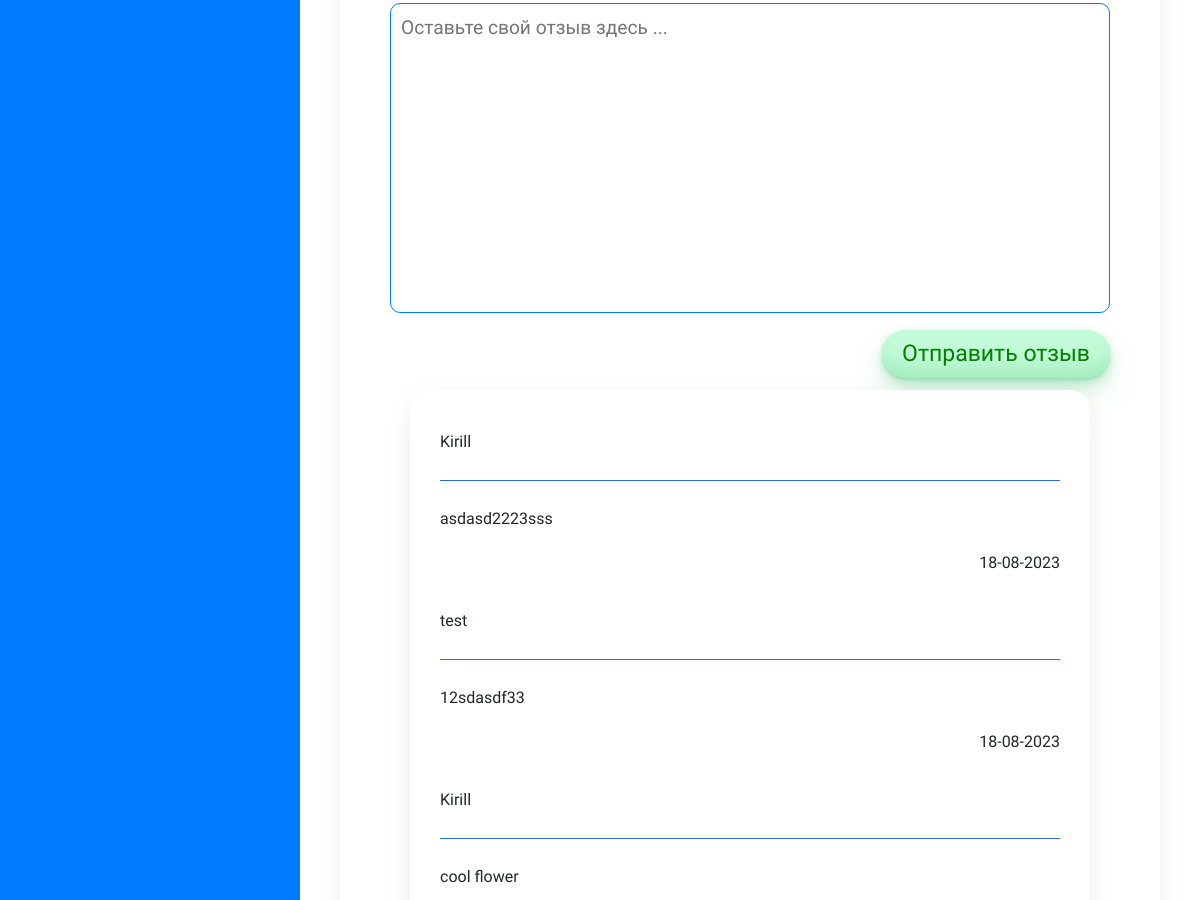
/category/details/143/16/ (signed in, middle part), run on an earlier commit of the app's database.
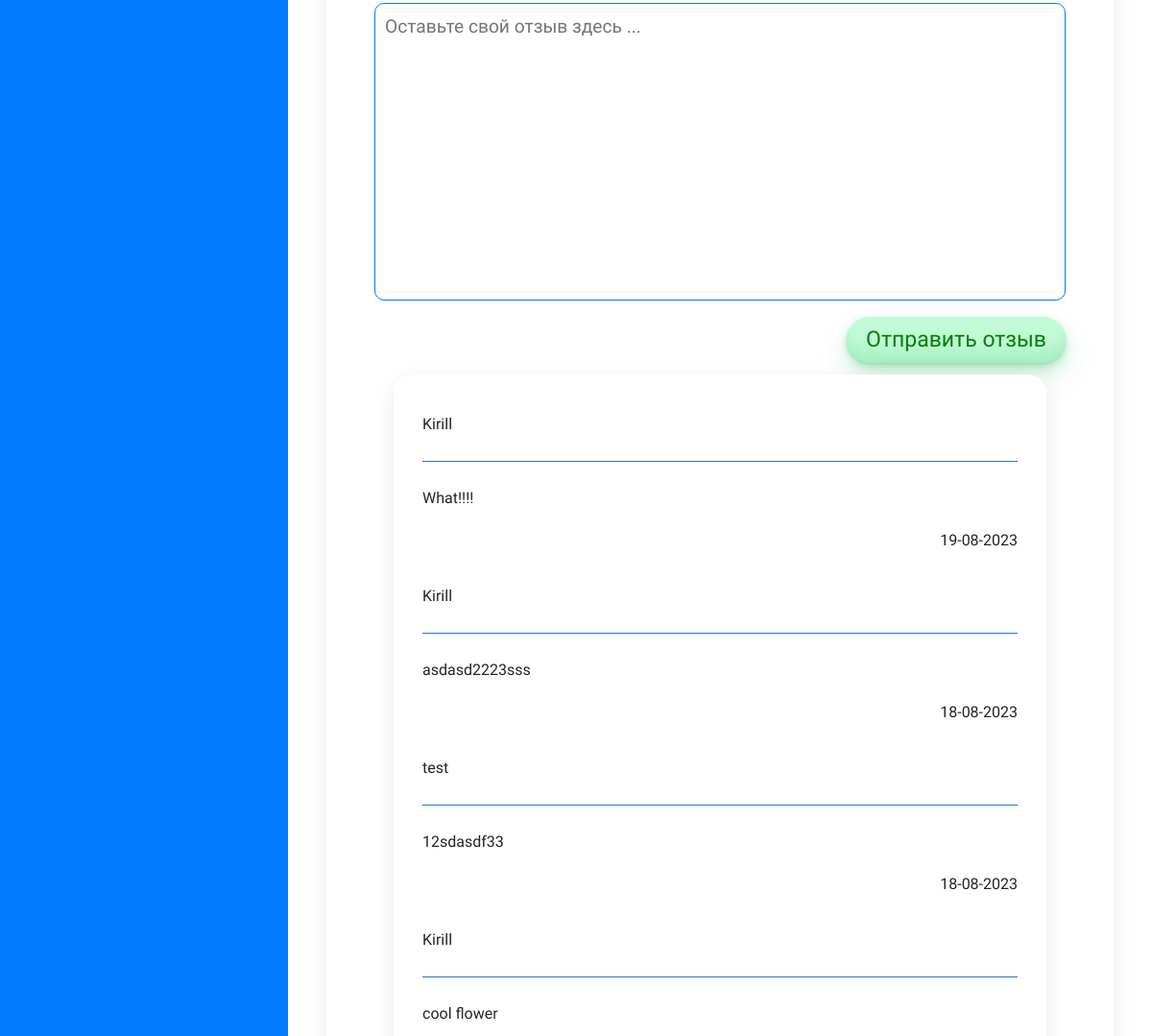
And on a later commit of the database.
### products/models.py (models this page shows, shortened)
class Review(models.Model):
    review = models.TextField(blank=True, null=True)
    stars = models.PositiveSmallIntegerField()
    date = models.DateField(auto_now_add=True, blank=True)
    shop_id = models.ForeignKey('shops.Shop', on_delete=models.CASCADE)
    product_id = models.ForeignKey(Product, on_delete=models.CASCADE)
    user_id = models.ForeignKey('users.CustomUser', on_delete=models.CASCADE)
    class Meta:
        verbose_name = "review"
        verbose_name_plural = "reviews"
        ordering = ["-date"]

### users/models.py (models this page shows)
class CustomUser(AbstractUser):
    STATUS = (
        ('customer', 'customer'),
        ('owner', 'owner'),
        ('cashier', 'cashier'),
    )
    email = models.EmailField(unique=True)
    status = models.CharField(max_length=64, choices=STATUS, default='customer')
    phone = models.CharField(max_length=20, null=True)
    image = models.ImageField(upload_to='users', blank=True, null=True)
    def __str__(self):
        return self.username

### products/views.py (the view, shortened to what this page needs)
# urls.py: path("details/<int:pk>/<int:shop_id>/", views.details, name="details"),
def details(request, pk, shop_id):
    cat = Category.objects.all()
    prod = Product.objects.filter(pk=pk)
    reviews = Review.objects.filter(product_id=pk)
    shop = Shop.objects.get(pk=shop_id)
    context = {'products': prod,'categories': cat, 'shop_id': shop_id, 'reviews': reviews, }
    form = SendReview()
    context['formReview'] = form
    return render(request, "products/products_details.html", context=context)

### products/forms.py
class SendReview(forms.ModelForm):
    review = forms.CharField(
        max_length=2000,
        widget=forms.Textarea(attrs={'placeholder':'Оставьте свой отзыв здесь ... '}),
        label='',
    )
    class Meta:
        model = Review
        fields = ['review']

### products/models.py (called while the page is built)
    def __str__(self):
        return self.category

### shops/models.py (called while the page is built)
    def __str__(self):
        return self.name

### products/templates/products/products_details.html (shortened to what this page needs)
{% extends "shops/base.html" %}
{% load static %}
{% block extra_head %}
  <link rel="stylesheet" href='{%static "css/product_details.css" %}' />
{% endblock %}
{% block content %}
        <div class="reviewArea">
            <form method="POST">
            <div class="sendReviews">
                {{formReview}}
                <div class="buttonSubmit">
                    <button type="submit" name="sendRewiew">Отправить отзыв</button>
                </div>
            </div>
            </form>
            <div class="review">
                {% for review in reviews %}
                <div class="userName">{{review.user_id}}</div>
                <hr align="center" width=auto size="3" color="#287bff" />
                <div class="userReview">{{review.review}}</div>
                <div class="dateReview">{{review.date|date:"d-m-Y"}}</div>
                <br>
                {% empty %}
                <div class="review">
                    <div class="userName">По этому товару еще нет отзывов... Будьте первым</div>
                    <hr align="center" width=auto size="3" color="#287bff" />
                </div>
                {% endfor %}
            </div>
        </div>
{% endblock %}

### shops/templates/shops/base.html (shortened to what this page needs)
{% load static %}
<!DOCTYPE html>
<html>
<head>
	<link rel="stylesheet" type="text/css" href='{%static "css/base.css" %}'>
	<link rel="stylesheet" href="https://maxcdn.bootstrapcdn.com/bootstrap/4.0.0-beta/css/bootstrap.min.css">
	{% block extra_head %}{% endblock %}
</head>
<body>
	<div class="contanier">
		<div class="navigation" onclick="cityHide()">
		</div>
		<div class="main">
			<div class="content">
				{% block content %}
				{% endblock %}
			</div>
	</div>
</div>
</body>
</html>

### shops/static/css/base.css (style rules this page uses)
* { margin: 0; padding: 0; box-sizing: border-box; font-family: 'Ubuntu', sans-serif; }
:root { --blue: #287bff; --white: #fff; --grey: #f5f5f5; --black1: #222; --black2: #999; --blue1: #84b2fa; --green: #47eb0c; }
body { min-height: 100vh; overflow-x: hidden; }
.contanier { position: relative; width: 100%; }
.navigation { position: fixed; width: 300px; height: 100%; background: var(--blue); border-left: 10px solid var(--blue); transition: 0.5s; overflow: hidden; }
.main { position: absolute; width: calc(100% - 300px); left: 300px; height: calc(100% - 100px); background: var(--white); transition: 0.5s; }

### products/static/css/product_details.css (style rules this page uses)
.detail .imageCard, .detail .info, .description, .reviewArea, .reviewArea .review { position: relative; background: var(--white); padding: 5px; margin: 20px; margin-top: 45px; border-radius: 20px; display: flex; height: 100%; box-shadow: 0 7px 25px rgba(0, 0, 0, 0.08); flex-wrap: wrap; flex-direction: column; max-height: 500px; }
.description, .reviewArea { display: grid; grid-template-columns: repeat(1, 1fr); padding: 50px; margin: 40px; max-height: max-content; }
.reviewArea .sendReviews textarea { width:100%; border: 1.5px solid var(--blue); border-radius: 10px; padding: 10px; resize: none; font-size: 1.2em; }
.reviewArea .sendReviews .buttonSubmit { right: 50px; position: absolute; padding-top: 10px; }
.reviewArea .sendReviews button, .info .buttonCart button { background-color: #c2fbd7; border-radius: 100px; box-shadow: rgba(44, 187, 99, .2) 0 -25px 18px -14px inset,rgba(44, 187, 99, .15) 0 1px 2px,rgba(44, 187, 99, .15) 0 2px 4px,rgba(44, 187, 99, .15) 0 4px 8px,rgba(44, 187, 99, .15) 0 8px 16px,rgba(44, 187, 99, .15) 0 16px 32px; color: green; cursor: pointer; display: inline-block; padding: 7px 20px; text-align: center; text-decoration: none; transition: all 250ms; border: 0; font-size: 23px; user-select: none; -webkit-user-select: none; touch-action: manipulation; }
.reviewArea .review { padding: 30px; margin-top: 70px; max-height: -webkit-fill-available; }
.reviewArea .review .userName, .reviewArea .review .userReview { padding-top: 10px; padding-bottom: 10px; text-align: justify; line-height: 1.5; }
.reviewArea .review .dateReview { padding-top: 10px; display: flex; flex-direction: row-reverse; }

What changed in the data, as far as the page shows it:
added Review: user_id "Kirill", review "What!!!!", date "19-08-2023"
